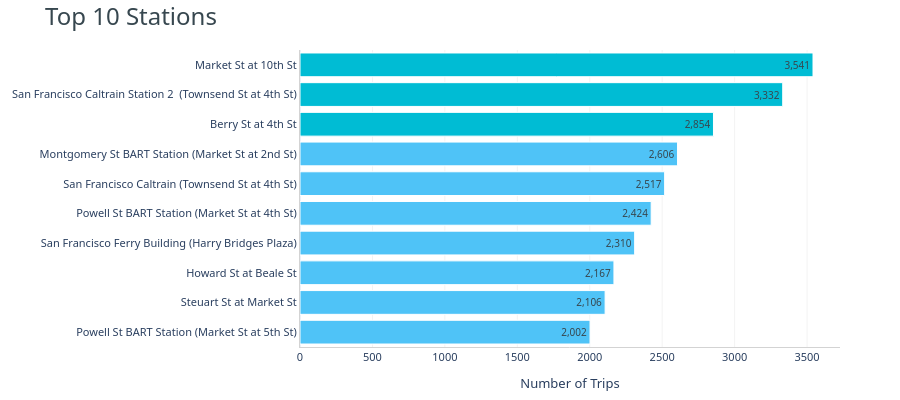

This figure's notebook cell:
### Code cell
top_stations = (
    df['start_station_name']
    .value_counts()
    .head(10)
    .sort_values(ascending=False)  
    )
stations = top_stations.index
counts = top_stations.values

colors_stations = [
    COLORS['primary'] if value in top_stations.head(3).values
    else COLORS['light_blue']
    for value in counts
]

fig6 = go.Figure()

fig6.add_trace(go.Bar(
    y=stations,
    x=counts,
    orientation='h',
    marker=dict(color=colors_stations, line=dict(width=1, color='white')),
    text=[f'{c:,}' for c in counts],
    textposition='inside',
    textfont=dict(size=10, color=COLORS['dark'])
))
fig6.update_layout(
    title=dict(text='Top 10 Stations', font=dict(size=24, color=COLORS['dark'])),
    template='plotly_white',
    height=400,
    font=dict(family="Segoe UI, Arial", size=11),
    paper_bgcolor='white',
    plot_bgcolor='white',
    xaxis=dict(showgrid=True, gridcolor='rgba(0,0,0,0.05)', linecolor='lightgray', title='Number of Trips'),
    yaxis=dict(showgrid=False, linecolor='lightgray', autorange="reversed"),
    margin=dict(l=120, r=60, t=50, b=40),
    bargap=0.2
)

### Figure 1 — Plotly figure (JSON) as saved in the notebook; plotly's stock layout.template omitted (floating-point values rounded to 4 significant figures)
{"data": [{"marker": {"color": ["#00BCD4", "#00BCD4", "#00BCD4", "#4FC3F7", "#4FC3F7", "#4FC3F7", "#4FC3F7", "#4FC3F7", "#4FC3F7", "#4FC3F7"], "line": {"color": "white", "width": 1}}, "orientation": "h", "text": ["3,541", "3,332", "2,854", "2,606", "2,517", "2,424", "2,310", "2,167", "2,106", "2,002"], "textfont": {"color": "#37474F", "size": 10}, "textposition": "inside", "type": "bar", "x": [3541, 3332, 2854, 2606, 2517, 2424, 2310, 2167, 2106, 2002], "y": ["Market St at 10th St", "San Francisco Caltrain Station 2  (Townsend St at 4th St)", "Berry St at 4th St", "Montgomery St BART Station (Market St at 2nd St)", "San Francisco Caltrain (Townsend St at 4th St)", "Powell St BART Station (Market St at 4th St)", "San Francisco Ferry Building (Harry Bridges Plaza)", "Howard St at Beale St", "Steuart St at Market St", "Powell St BART Station (Market St at 5th St)"]}], "layout": {"bargap": 0.2, "font": {"family": "Segoe UI, Arial", "size": 11}, "height": 400, "margin": {"b": 40, "l": 120, "r": 60, "t": 50}, "paper_bgcolor": "white", "plot_bgcolor": "white", "title": {"font": {"color": "#37474F", "size": 24}, "text": "Top 10 Stations"}, "xaxis": {"gridcolor": "rgba(0,0,0,0.05)", "linecolor": "lightgray", "showgrid": true, "title": {"text": "Number of Trips"}}, "yaxis": {"autorange": "reversed", "linecolor": "lightgray", "showgrid": false}}}
